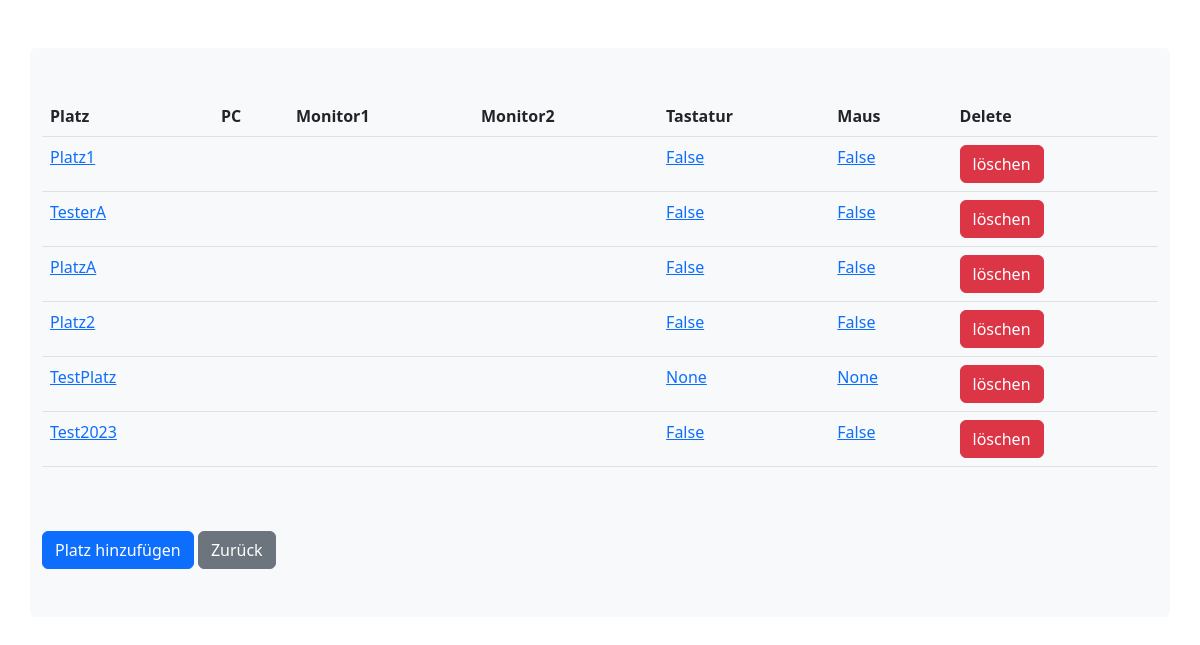
The app's page /itinventory/platz/ (signed in), older data.
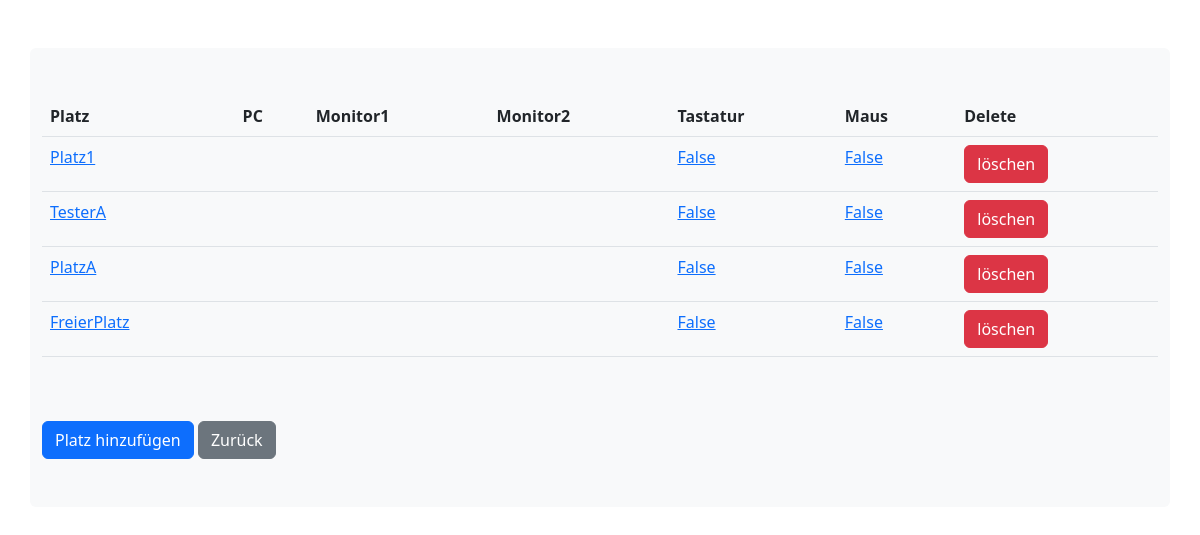
The same page, newer data.
### itinventory/models.py (models this page shows)
class Platz(models.Model):
  bezeichnung = models.CharField(max_length=50, null=True)
  room = models.ForeignKey(Rooms,on_delete=callable,null=True,default=None, related_name='Room')
  pc = models.ForeignKey(Pcs,on_delete=models.CASCADE, default=1,null=True)
  monitor1 = models.ForeignKey(Monitor,on_delete=callable, related_name='Monitor1', default=1,null=True)
  monitor2 = models.ForeignKey(Monitor,on_delete=callable, related_name='Monitor2', default=1,null=True)
  bemaerkung = models.CharField(max_length=300,default=None, null=True, blank=True)
  tastatur = models.BooleanField(default=False,null=True)
  maus = models.BooleanField(default=False,null=True)

### itinventory/views.py (the view)
# urls.py: path('platz/', views.platzview, name='platz'),
@login_required
def platzview(request):
    myplaetze = Platz.objects.all().values()
    template = loader.get_template('platz.html')
    context = {
        'myplaetze': myplaetze,
    }
    return HttpResponse(template.render(context, request))

### itinventory/templates/platz.html (shortened to what this page needs)
<!doctype html>
<html lang="en">
<head>
  <link href="https://cdn.jsdelivr.net/npm/bootstrap@5.2.2/dist/css/bootstrap.min.css" rel="stylesheet"
>
</head>
<body>
  <div class="container bg-light rounded my-5">
    <div class="row">
      <div class="col-12">
        <div class="table-responsive">
          <table class="table">
            <tr>
              <th>Platz</th>
              <th>PC</th>
              <th>Monitor1</th>
              <th>Monitor2</th>
              <th>Tastatur</th>
              <th>Maus</th>
              <th>Delete</th>
            </tr>
            {% for line in myplaetze %}
            <tr>
              <td><a href="/itinventory/updatePlatz/{{ line.id }}">{{ line.bezeichnung }}</a></td>
              <td>
              </td>
              <td><a href="/itinventory/updateMonitor/{{ line.monitor1_id }}/{{ myrooms.id }}">{{ line.monitor1.serialnummer }}</a></td>
              <td><a href="/itinventory/updateMonitor/{{ line.monitor2_id }}/{{ myrooms.id }}">{{ line.monitor2.serialnummer }}</a></td>
              <td><a href="/itinventory/updatePlatz/{{ line.id }}">{{ line.maus }}</a></td>
              <td><a href="/itinventory/updatePlatz/{{ line.id }}">{{ line.tastatur }}</a></td>
              <td>
                <button type="button" class="btn btn-danger" data-bs-toggle="modal" data-bs-target="#Modal{{ line.id }}">
                  löschen
                </button>
              </td>
            </tr>
            {% endfor %}
          </table>
        </div>
        <a href="/itinventory/addPlatzRaum/{{myrooms.id }}" class="btn btn-primary my-5">Platz hinzufügen</a>
        <a href="/itinventory/" class="btn btn-secondary">Zurück</a>
      </div>
    </div>
  </div>
</body>
</html>

Row changes from the older to the newer data that the page shows:
removed Platz: bezeichnung "Platz2", maus "False", tastatur "False"
removed Platz: bezeichnung "TestPlatz", maus "None", tastatur "None"
removed Platz: bezeichnung "Test2023", maus "False", tastatur "False"
added Platz: bezeichnung "FreierPlatz", maus "False", tastatur "False"
